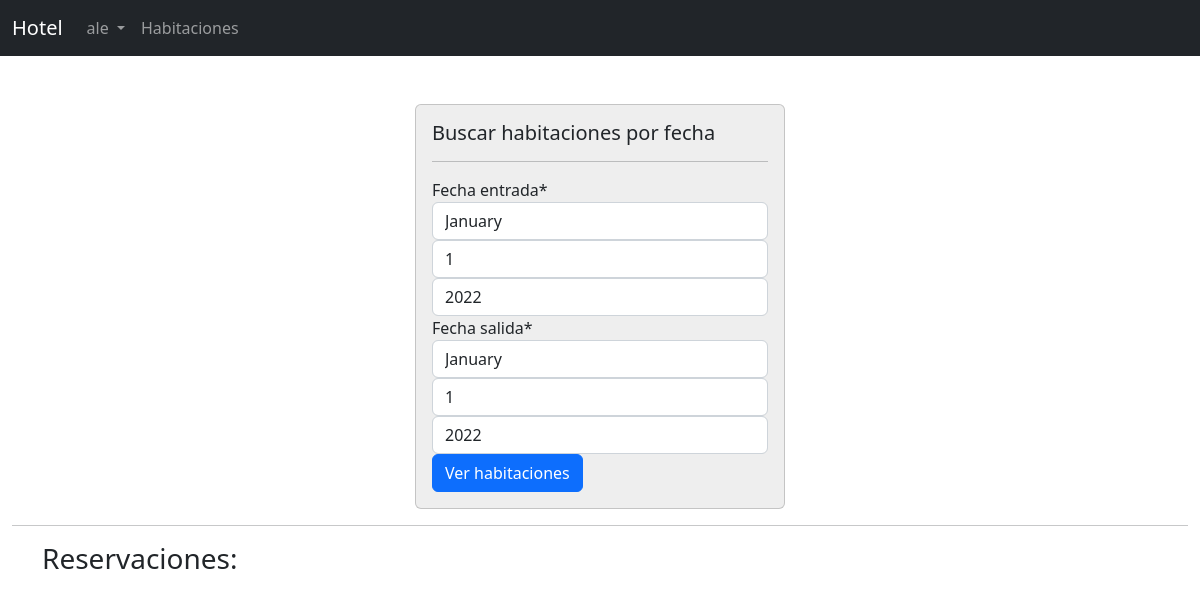
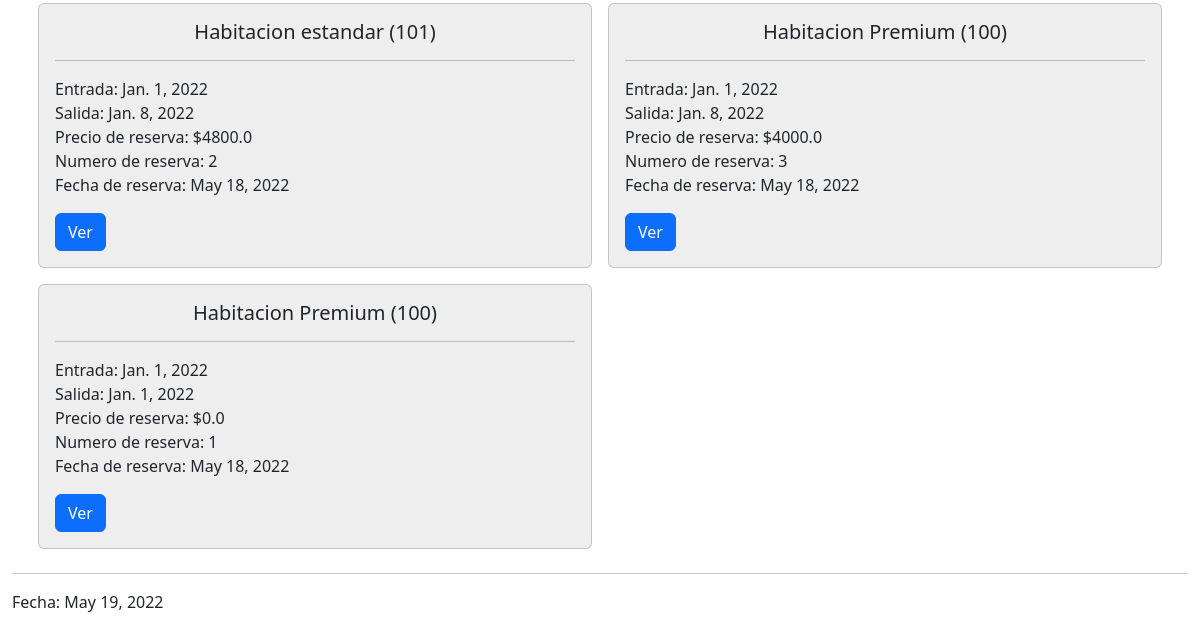
Page / (signed in) on the earlier database version (2 pictures, top to bottom).
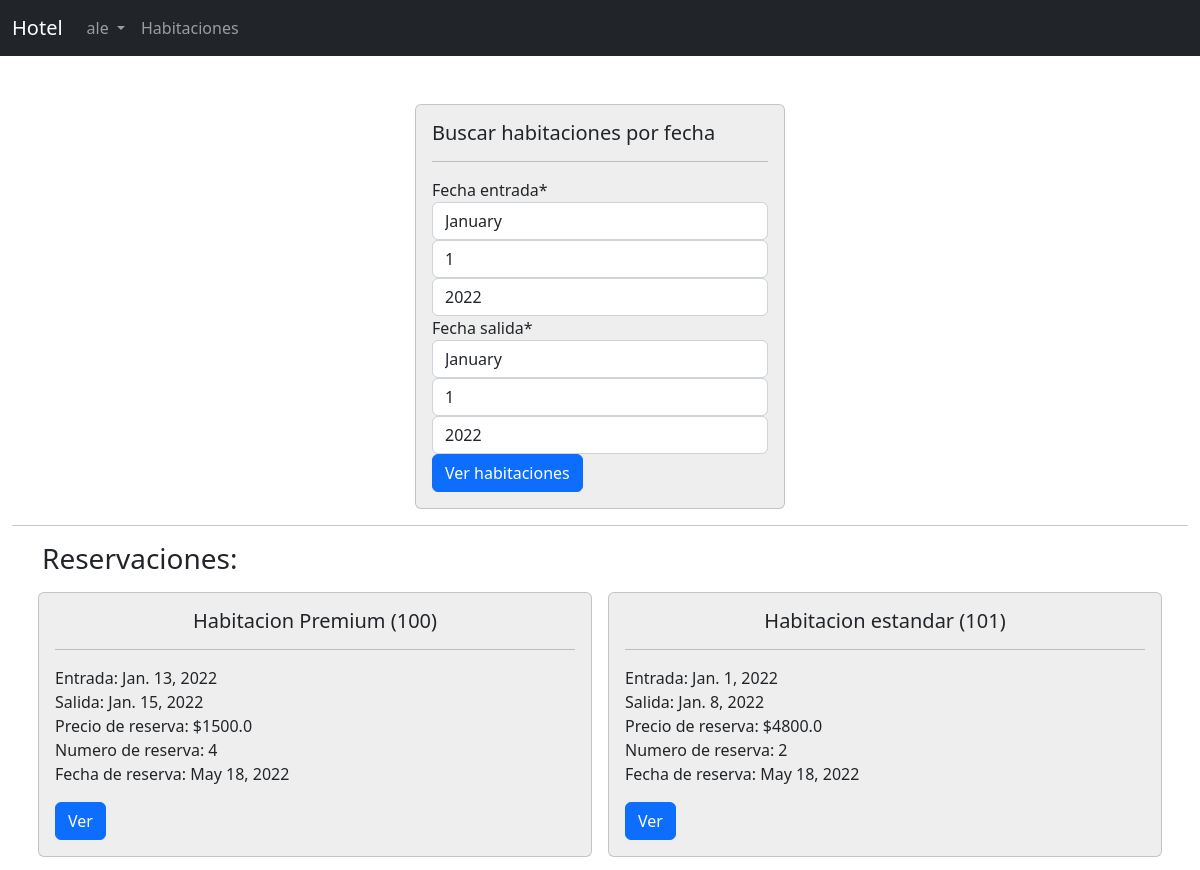
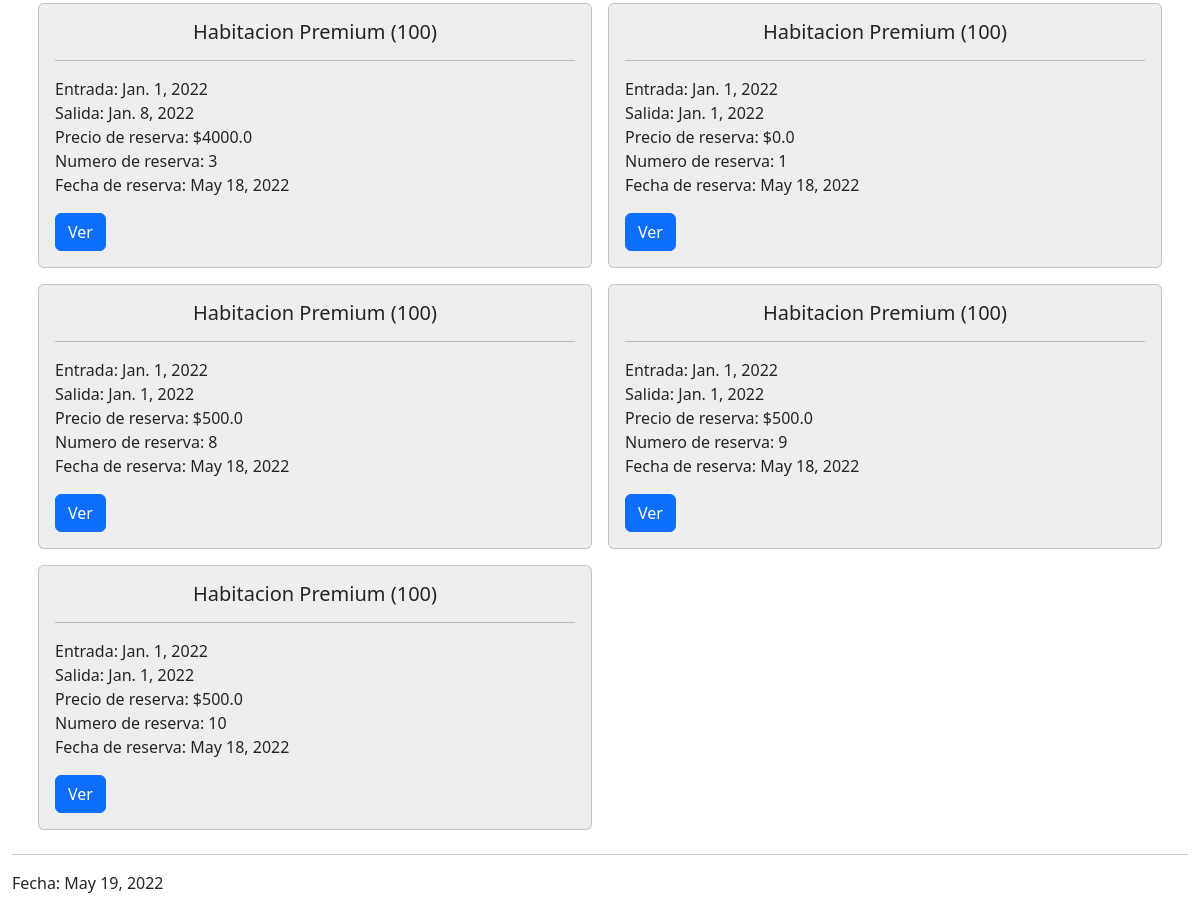
Same page on the later database version (2 pictures, top to bottom).
### reservaciones/models.py (models this page shows, shortened)
class Reservacion(models.Model):
    cliente = models.ForeignKey(Cliente, on_delete=models.CASCADE)
    habitacion = models.ForeignKey(Habitacion, on_delete=models.CASCADE)
    precio_reserva = models.FloatField()
    fecha_entrada = models.DateField()
    fecha_salida = models.DateField()
    fecha_registro = models.DateField(auto_now_add=True)

class Habitacion(models.Model):
    codigo = models.IntegerField(unique=True)
    descripcion = models.CharField(max_length=100)
    precio_noche = models.FloatField()
    camas_matrimoniales = models.IntegerField()
    camas_individuales = models.IntegerField()

### reservaciones/views.py (the view)
# urls.py: path("", views.index, name="index"),
def index(request):
    form = PeriodoForm()
    fecha = datetime.now().date()
    if request.user.is_authenticated:
        cliente = Cliente.objects.filter(usuario = request.user).first()
        if cliente is not None:
            reservaciones = Reservacion.objects.filter(cliente=cliente).order_by('-fecha_entrada', '-fecha_salida')
            return render(request, 'index.html', {'form': form, 'reservaciones':reservaciones, 'fecha': fecha})
    return render(request, 'index.html', {'form': form, 'fecha': fecha})

### reservaciones/forms.py
class PeriodoForm(ModelForm):
    class Meta:
        model = models.Reservacion
        fields = ['fecha_entrada', 'fecha_salida']
        widgets = {
            'fecha_entrada': SelectDateWidget(),
            'fecha_salida': SelectDateWidget(),
        }

### reservaciones/templates/index.html (shortened to what this page needs)
{% extends 'Esquema.html' %}
{% load crispy_forms_tags %}
{% block content %}
    <div class="container-fluid py-5">
        <form class='mx-auto p-3 card' style="max-width: 370px; background-color: #EEEEEE;" action="{% url 'habitaciones' %}" method="post">
            <div class="body">
                <h5 class="card-title">Buscar habitaciones por fecha</h5>
                <hr>
                {{form | crispy}}
                <input type="submit" class="btn btn-primary" value="Ver habitaciones">
            </div>
        </form>
        {% if user.is_authenticated %}
            {% if reservaciones %}
            <hr>
            <div class="container">
                <h3>Reservaciones: </h3>
                    <div class="row">
                        {% for reserva in reservaciones %}
                            <div class="col-6 p-2">
                                <div class="card"  style="background-color: #EEEEEE;">
                                    <div class="card-body">
                                        <h5 class="text-center">{{reserva.habitacion.descripcion}} ({{reserva.habitacion.codigo}})</h5>
                                        <hr>
                                        <p>
                                            <span class="font-weight-bold">Entrada: </span> {{reserva.fecha_entrada}} <br>
                                            <span class="font-weight-bold">Salida: </span> {{reserva.fecha_salida}} <br>
                                            <span class="font-weight-bold">Precio de reserva:</span>  ${{reserva.precio_reserva}} <br>
                                            <span class="font-weight-bold">Numero de reserva:</span>  {{reserva.id}} <br>
                                            <span class="font-weight-bold">Fecha de reserva:</span>  {{reserva.fecha_registro}}
                                        </p>
                                        <a href="{% url 'reservacion' reserva.id %}" class="btn btn-primary">Ver</a>
                                    </div>
                                </div>
                            </div>
                        {% endfor %}
                    </div>
            </div>
            {% else %}
                <p>No tiene reservas aun</p>
            {% endif %}
        {% endif %}
        <hr>
        Fecha: {{fecha}}
    </div>
{% endblock %}

### reservaciones/templates/Esquema.html (shortened to what this page needs)
{% load static %}
<!DOCTYPE html>
<html lang="en">
<head>
    <link rel="stylesheet" href="{% static 'css/bootstrap.min.css' %}">
</head>
<body>
    <nav class="navbar navbar-expand-lg navbar-dark bg-dark">
        <div class="container-fluid">
          <a class="navbar-brand" href="{% url 'index' %}">Hotel</a>
          <div class="collapse navbar-collapse" id="navbarNav">
            <ul class="navbar-nav">
                {% if user.is_authenticated %}
                    <li class="nav-item dropdown">
                        <a class="nav-link dropdown-toggle" href="#" id="navbarDropdown" role="button" data-bs-toggle="dropdown" aria-expanded="false">
                        {{user}}
                        </a>
                    </li>
                {% endif %}
                <li class="nav-item">
                    <a class="nav-link" href="{% url 'habitaciones' %}">Habitaciones</a>
                </li>
            </ul>
          </div>
        </div>
      </nav>
    {% block content %}
    {% endblock %}
</body>
</html>

Differences in the rows shown:
added Reservacion: habitacion.descripcion "Habitacion Premium", habitacion.codigo "100", fecha_entrada "Jan. 13, 2022", fecha_salida "Jan. 15, 2022", precio_reserva "1500.0", id "4", fecha_registro "May 18, 2022"
added Reservacion: habitacion.descripcion "Habitacion Premium", habitacion.codigo "100", fecha_entrada "Jan. 1, 2022", fecha_salida "Jan. 1, 2022", precio_reserva "500.0", id "8", fecha_registro "May 18, 2022"
added Reservacion: habitacion.descripcion "Habitacion Premium", habitacion.codigo "100", fecha_entrada "Jan. 1, 2022", fecha_salida "Jan. 1, 2022", precio_reserva "500.0", id "9", fecha_registro "May 18, 2022"
added Reservacion: habitacion.descripcion "Habitacion Premium", habitacion.codigo "100", fecha_entrada "Jan. 1, 2022", fecha_salida "Jan. 1, 2022", precio_reserva "500.0", id "10", fecha_registro "May 18, 2022"
